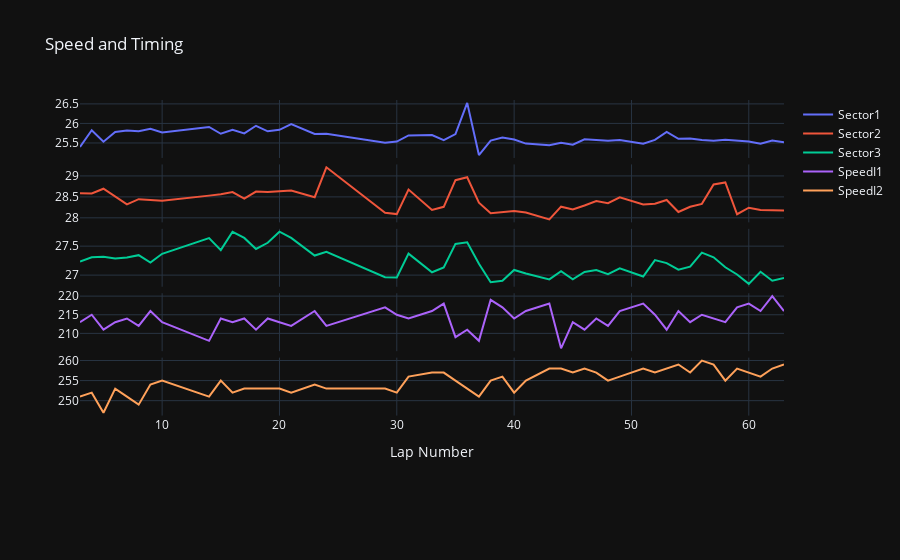

Notebook cell for this chart:
### Markdown cell above
We can see that something happened at 26th lap, this was Hamilton going out of track at acqua minerale, then pitting at the next lap.

This will hurt our model since these lap times are not relevant to lap time prediction, so we'll remove it

### Code cell
df = df.drop(df[(df.LapNumber < 29) & (df.LapNumber > 24)].index)

plot_sectors_data(df)

### Figure 1 — Plotly figure (JSON) as saved in the notebook; plotly's stock layout.template omitted (floating-point values rounded to 4 significant figures)
{"data": [{"name": "Sector1", "type": "scatter", "x": [3, 4, 5, 6, 7, 8, 9, 10, 14, 15, 16, 17, 18, 19, 20, 21, 23, 24, 29, 30, 31, 33, 34, 35, 36, 37, 38, 39, 40, 41, 43, 44, 45, 46, 47, 48, 49, 51, 52, 53, 54, 55, 56, 57, 58, 59, 60, 61, 62, 63], "xaxis": "x", "y": [25.4, 25.83, 25.53, 25.78, 25.82, 25.8, 25.86, 25.77, 25.91, 25.74, 25.84, 25.75, 25.94, 25.8, 25.84, 25.98, 25.73, 25.73, 25.5, 25.54, 25.69, 25.7, 25.57, 25.73, 26.52, 25.19, 25.56, 25.64, 25.59, 25.48, 25.44, 25.51, 25.45, 25.59, 25.58, 25.56, 25.58, 25.48, 25.58, 25.78, 25.61, 25.62, 25.58, 25.56, 25.58, 25.55, 25.54, 25.48, 25.56, 25.52], "yaxis": "y"}, {"name": "Sector2", "type": "scatter", "x": [3, 4, 5, 6, 7, 8, 9, 10, 14, 15, 16, 17, 18, 19, 20, 21, 23, 24, 29, 30, 31, 33, 34, 35, 36, 37, 38, 39, 40, 41, 43, 44, 45, 46, 47, 48, 49, 51, 52, 53, 54, 55, 56, 57, 58, 59, 60, 61, 62, 63], "xaxis": "x", "y": [28.59, 28.58, 28.7, 28.5, 28.32, 28.45, 28.43, 28.41, 28.53, 28.56, 28.61, 28.46, 28.63, 28.62, 28.64, 28.65, 28.49, 29.21, 28.12, 28.09, 28.67, 28.19, 28.26, 28.9, 28.97, 28.36, 28.11, 28.13, 28.16, 28.13, 27.96, 28.27, 28.2, 28.3, 28.4, 28.35, 28.49, 28.32, 28.34, 28.43, 28.14, 28.26, 28.33, 28.8, 28.84, 28.09, 28.24, 28.19, 28.18, 28.18], "yaxis": "y2"}, {"name": "Sector3", "type": "scatter", "x": [3, 4, 5, 6, 7, 8, 9, 10, 14, 15, 16, 17, 18, 19, 20, 21, 23, 24, 29, 30, 31, 33, 34, 35, 36, 37, 38, 39, 40, 41, 43, 44, 45, 46, 47, 48, 49, 51, 52, 53, 54, 55, 56, 57, 58, 59, 60, 61, 62, 63], "xaxis": "x", "y": [27.23, 27.31, 27.32, 27.29, 27.3, 27.34, 27.22, 27.37, 27.64, 27.43, 27.75, 27.64, 27.45, 27.56, 27.75, 27.64, 27.34, 27.4, 26.96, 26.96, 27.37, 27.05, 27.13, 27.54, 27.57, 27.2, 26.88, 26.9, 27.09, 27.03, 26.93, 27.07, 26.93, 27.05, 27.09, 27.02, 27.12, 26.98, 27.26, 27.21, 27.09, 27.15, 27.39, 27.31, 27.14, 27.01, 26.85, 27.06, 26.9, 26.95], "yaxis": "y3"}, {"name": "SpeedI1", "type": "scatter", "x": [3, 4, 5, 6, 7, 8, 9, 10, 14, 15, 16, 17, 18, 19, 20, 21, 23, 24, 29, 30, 31, 33, 34, 35, 36, 37, 38, 39, 40, 41, 43, 44, 45, 46, 47, 48, 49, 51, 52, 53, 54, 55, 56, 57, 58, 59, 60, 61, 62, 63], "xaxis": "x", "y": [213, 215, 211, 213, 214, 212, 216, 213, 208, 214, 213, 214, 211, 214, 213, 212, 216, 212, 217, 215, 214, 216, 218, 209, 211, 208, 219, 217, 214, 216, 218, 206, 213, 211, 214, 212, 216, 218, 215, 211, 216, 213, 215, 214, 213, 217, 218, 216, 220, 216], "yaxis": "y4"}, {"name": "SpeedI2", "type": "scatter", "x": [3, 4, 5, 6, 7, 8, 9, 10, 14, 15, 16, 17, 18, 19, 20, 21, 23, 24, 29, 30, 31, 33, 34, 35, 36, 37, 38, 39, 40, 41, 43, 44, 45, 46, 47, 48, 49, 51, 52, 53, 54, 55, 56, 57, 58, 59, 60, 61, 62, 63], "xaxis": "x", "y": [251, 252, 247, 253, 251, 249, 254, 255, 251, 255, 252, 253, 253, 253, 253, 252, 254, 253, 253, 252, 256, 257, 257, 255, 253, 251, 255, 256, 252, 255, 258, 258, 257, 258, 257, 255, 256, 258, 257, 258, 259, 257, 260, 259, 255, 258, 257, 256, 258, 259], "yaxis": "y5"}], "layout": {"autosize": true, "grid": {"columns": 1, "rows": 6}, "hovermode": "x unified", "hoversubplots": "axis", "title": {"text": "Speed and Timing"}, "xaxis": {"autorange": true, "range": [3, 63], "title": {"text": "Lap Number"}, "type": "linear"}, "yaxis": {"autorange": true, "range": [25.12, 26.6], "type": "linear"}, "yaxis2": {"autorange": true, "range": [27.89, 29.28], "type": "linear"}, "yaxis3": {"autorange": true, "range": [26.8, 27.8], "type": "linear"}, "yaxis4": {"autorange": true, "range": [205.2, 220.8], "type": "linear"}, "yaxis5": {"autorange": true, "range": [246.3, 260.7], "type": "linear"}}}
